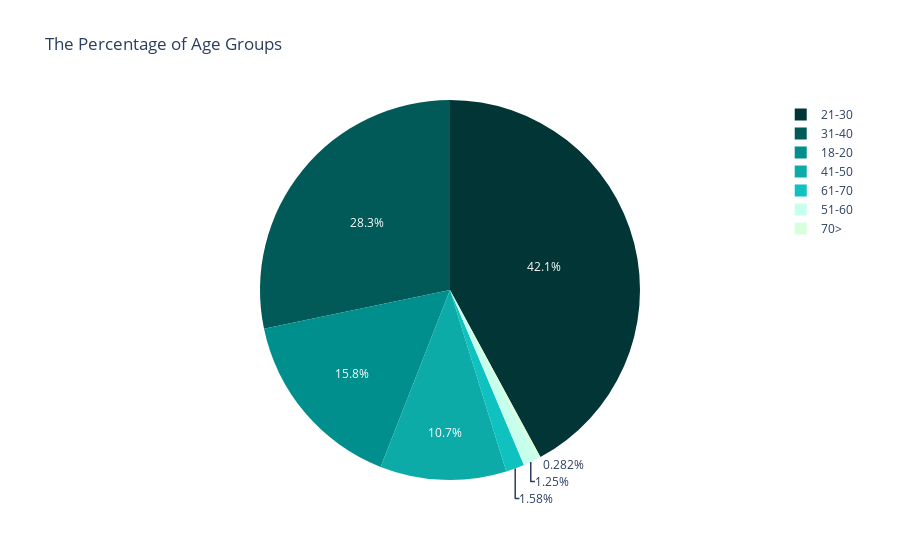

Source (notebook cell):
### Code cell
fig = px.pie(agegroup, values = "num_of_cus",
             color = "age_group", names = "age_group", template = "plotly_white", 
             color_discrete_map = {'18-20': '#008F8C', '21-30': '#023535', '31-40': '#015958',
                                   '41-50': '#0CABA8', '51-60': '#C7FFED', '61-70': '#0FC2C0',
                                   '70>': '#D8FFDB'},
             title = "The Percentage of Age Groups")

fig.show()

### Figure 1 — Plotly figure (JSON) as saved in the notebook; plotly's stock layout.template omitted (floating-point values rounded to 4 significant figures)
{"data": [{"customdata": [["18-20"], ["21-30"], ["31-40"], ["41-50"], ["51-60"], ["61-70"], ["70>"]], "domain": {"x": [0, 1], "y": [0, 1]}, "hovertemplate": "age_group=%{customdata[0]}<br>num_of_cus=%{value}<extra></extra>", "labels": ["18-20", "21-30", "31-40", "41-50", "51-60", "61-70", "70>"], "legendgroup": "", "marker": {"colors": ["#008F8C", "#023535", "#015958", "#0CABA8", "#C7FFED", "#0FC2C0", "#D8FFDB"]}, "name": "", "showlegend": true, "type": "pie", "values": [1900, 5071, 3405, 1293, 150, 190, 34]}], "layout": {"autosize": true, "legend": {"tracegroupgap": 0}, "title": {"text": "The Percentage of Age Groups"}}}
